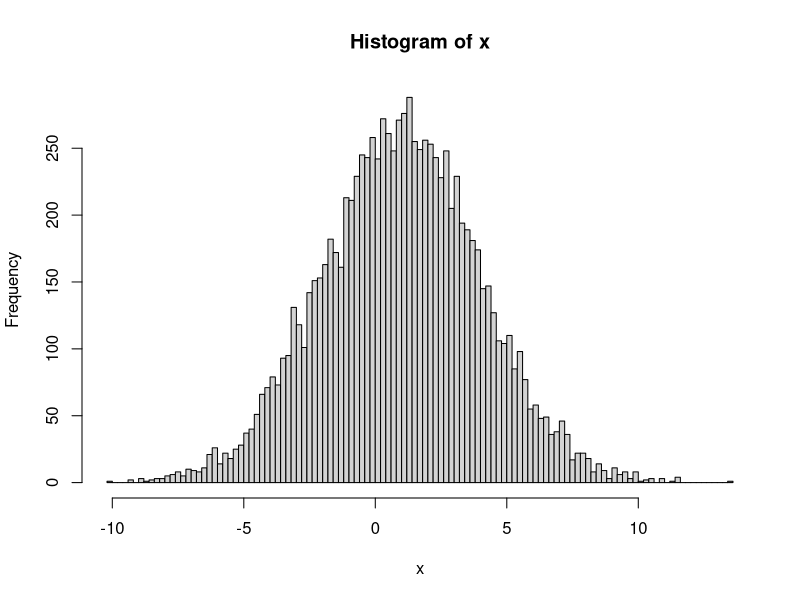

Generate this figure with R:
## ---- chunk 1
knitr::opts_chunk$set(warning=FALSE, message=FALSE)
## ---- chunk 2
CWID = 10479206 #Place here your Campus wide ID number, this will personalize
#your results, but still maintain the reproduceable nature of using seeds.
#If you ever need to reset the seed in this assignment, use this as your seed
#Papers that use -1 as this CWID variable will earn 0's so make sure you change
#this value before you submit your work.
personal = CWID %% 10000
set.seed(personal)
## ---- chunk 3
#response
x <- rnorm(10000,mean = 1, sd = 3)
hist(x,breaks = 100)
#or
#x <- data.frame(x)
#ggplot(x, aes(x)) +            # ggplot2 histogram with manual bins
 # geom_histogram(bins = 100)
## ---- chunk 4
# my response
# Yes it does make sense 
mean(x)
sd(x)
## ---- chunk 5
# Enter your R code here!
m <- rep(0, 10)
for (i in 1:10) {
m[i] <- mean(sample(x, 500))
}
Mean <- mean(m)
print(Mean)

Sd <- sd(m)
print(Sd)
#the mean is always around 1
#the sd is always around 0.1
## ---- chunk 6
# Enter your R code here!
v = NULL
for (num in 1:100){
  v = cbind(v,num)
}
v 
#for your convenient i change the type of output as array

## ---- chunk 7
Fibonacci <- numeric(20)
Fibonacci[1] <- Fibonacci[2] <- 1
for (i in 3:20) Fibonacci[i] <- Fibonacci[i - 2] + Fibonacci[i - 1]
print("First 20 Fibonacci numbers:")
print(Fibonacci)

## ---- chunk 8
# Enter your R code here!
library(gdata)
FinDataAdjCl <- read.csv("FinDataAdjCl.csv", stringsAsFactors = FALSE)
typeof(FinDataAdjCl$Date)
summary(FinDataAdjCl[,c(4,5,6)])
## ---- chunk 9
# Enter your R code here!
Finsubup <- FinDataAdjCl[1:which(FinDataAdjCl$Date == "1/2/2015"),c(4,5,6)]
Finsubdown <- FinDataAdjCl[(which(FinDataAdjCl$Date == "1/2/2015")+1):nrow(FinDataAdjCl),c(4,5,6)]
summary(Finsubup)
summary(Finsubdown)
## ---- chunk 10
# Enter your R code here!
#stock GOOG are highly changed. Even GOOG min stock price is 492 which is almost same with 
#the price after 2015, but median price and MAX price before 2015 is much lower than price after 2015

## ---- chunk 11
# Enter your R code here!
library(gdata)
fakedataeasy <- read.csv("fakedataeasy.csv")
fakedataeasy <- as.data.frame(fakedataeasy)

means <- NULL
sds <- NULL
for (i in 1:length(fakedataeasy)) {
    means <-cbind(means,mean(fakedataeasy[,i]))
    sds <- cbind(sds,sd(fakedataeasy[,i]))
}

mat <- as.data.frame(matrix(0,2,5))
row.names(mat) <-c("mean", "sd")
names(mat) <- names(fakedataeasy)

mat[1,] <- means
mat[2,] <- sds
print(mat)
